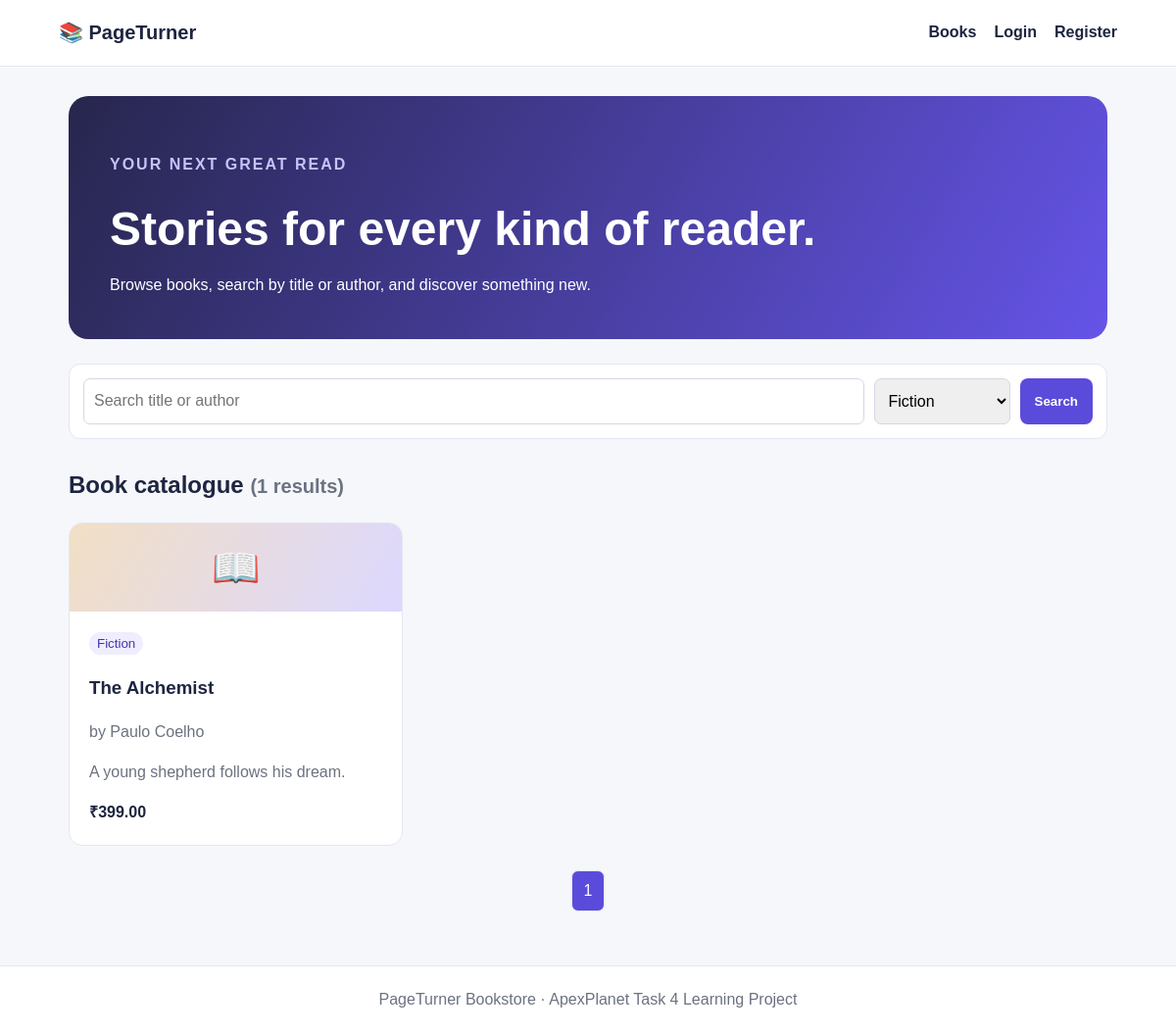
The page /index.php?category=Fiction on the database its author committed.
### tables this page shows
CREATE TABLE IF NOT EXISTS books(id INT UNSIGNED AUTO_INCREMENT PRIMARY KEY,title VARCHAR(180) NOT NULL,author VARCHAR(120) NOT NULL,category VARCHAR(80) NOT NULL,price DECIMAL(10,2) NOT NULL DEFAULT 0,description TEXT,created_at TIMESTAMP DEFAULT CURRENT_TIMESTAMP);

### index.php (the view, shortened to what this page needs)
<?php
require_once 'config.php'; $page_title='Book Catalogue'; $q=trim($_GET['q']??''); $cat=trim($_GET['category']??''); $page=max(1,(int)($_GET['page']??1)); $limit=6;
$where=[];$params=[];$types='';
if($cat!==''){ $where[]='category=?';$params[]=$cat;$types.='s'; }
$w=$where?'WHERE '.implode(' AND ',$where):'';
$cs=$conn->prepare("SELECT COUNT(*) total FROM books $w"); if($types)$cs->bind_param($types,...$params);$cs->execute();$total=(int)$cs->get_result()->fetch_assoc()['total'];$pages=max(1,(int)ceil($total/$limit));$page=min($page,$pages);$offset=($page-1)*$limit;
$s=$conn->prepare("SELECT * FROM books $w ORDER BY id DESC LIMIT ? OFFSET ?");$p=$params;$p[]=$limit;$p[]=$offset;$s->bind_param($types.'ii',...$p);$s->execute();$books=$s->get_result();$cats=$conn->query('SELECT DISTINCT category FROM books ORDER BY category');
include 'header.php'; ?>
<section class="hero"><p>YOUR NEXT GREAT READ</p><h1>Stories for every kind of reader.</h1><span>Browse books, search by title or author, and discover something new.</span></section>
<form class="search" method="get"><input name="q" placeholder="Search title or author" value="<?= htmlspecialchars($q) ?>"><select name="category"><option value="">All categories</option><?php while($c=$cats->fetch_assoc()): ?><option <?= $cat===$c['category']?'selected':'' ?> value="<?= htmlspecialchars($c['category']) ?>"><?= htmlspecialchars($c['category']) ?></option><?php endwhile; ?></select><button>Search</button></form>
<h2>Book catalogue <small>(<?= $total ?> results)</small></h2><div class="grid"><?php if(!$books->num_rows) echo '<p>No books found.</p>'; while($b=$books->fetch_assoc()): ?><article class="card"><div class="cover">📖</div><div class="pad"><small class="tag"><?= htmlspecialchars($b['category']) ?></small><h3><?= htmlspecialchars($b['title']) ?></h3><p>by <?= htmlspecialchars($b['author']) ?></p><p><?= htmlspecialchars($b['description']) ?></p><b>₹<?= number_format((float)$b['price'],2) ?></b></div></article><?php endwhile; ?></div>
<div class="pages"><?php for($i=1;$i<=$pages;$i++): ?><a class="<?= $i===$page?'active':'' ?>" href="?q=<?= urlencode($q) ?>&category=<?= urlencode($cat) ?>&page=<?= $i ?>"><?= $i ?></a><?php endfor; ?></div>
<?php include 'footer.php'; ?>

### assets/style.css (style rules this page uses)
:root { --ink:#1d2540;--brand:#5b4bdb;--muted:#6b7280;--line:#e4e7ef }
* { box-sizing:border-box }
body { margin:0;font:16px/1.55 Arial,sans-serif;background:#f6f7fb;color:var(--ink) }
a { color:var(--brand);text-decoration:none }
.hero { background:linear-gradient(120deg,#27264d,#6554e8);color:white;padding:42px;border-radius:20px;margin-bottom:25px }
.hero p { color:#c7c3ff;font-weight:bold;letter-spacing:2px }
.hero h1 { font-size:clamp(2rem,5vw,3rem);margin:8px 0 }
.search { display:flex;gap:10px;margin:20px 0 28px;background:white;padding:14px;border:1px solid var(--line);border-radius:12px }
.search input { flex:1;min-width:100px }
.search input,.search select,input,textarea { font:inherit;padding:10px;border:1px solid #d4d8e4;border-radius:7px }
.button,button { display:inline-block;background:var(--brand);color:white;border:0;border-radius:8px;padding:10px 15px;font-weight:bold;cursor:pointer }
.grid { display:grid;grid-template-columns:repeat(3,1fr);gap:18px }
.card { background:white;border:1px solid var(--line);border-radius:14px;overflow:hidden }
.cover { height:90px;display:grid;place-items:center;font-size:2.5rem;background:linear-gradient(120deg,#f2dfc5,#dcd8ff) }
.pad { padding:20px }
.tag { background:#efedff;color:#4338a8;border-radius:15px;padding:4px 8px }
.card p { color:var(--muted) }
small { color:var(--muted) }
.pages { display:flex;justify-content:center;gap:8px;margin:25px }
.pages a { padding:8px 12px;background:white;border:1px solid var(--line);border-radius:7px }
.pages .active { background:var(--brand);color:white }

### rows shown on the page
books: category "Fiction", title "The Alchemist", author "Paulo Coelho", description "A young shepherd follows his dream.", price "399.00"

### other values the page prints
$total "1"
form field category "Fiction"
